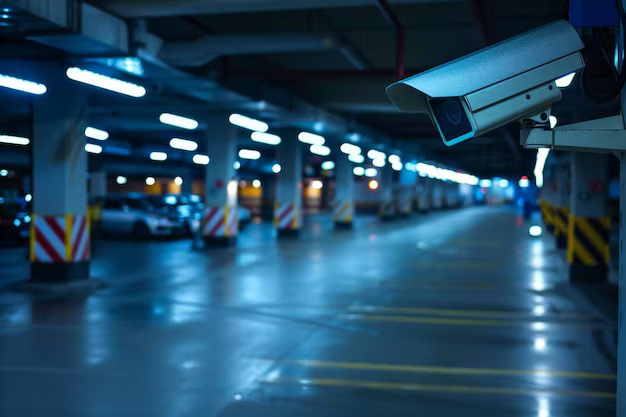
#> input picture Assingment 2 Image/parking-garage-with-surveillance-cameras-enhanced-security-monitoring_416256-87302.jpg, 626 x 417 px, found by its file name
$ python restoration.py
#> lines starting #> are read from the running program, lines starting #| are printed output that depends on the picture
# ==========================================================
# Name: Ashish Yadav
# Roll No: 23010104413
# Course: B.Tech CSE
# Unit: Image Processing
# Assignment Title: Surveillance Image Restoration System
# Date: 25-02-2026
# ==========================================================

import cv2
import numpy as np
import os

# ========== CREATE OUTPUT FOLDER ==========
output_folder = "outputs"
if not os.path.exists(output_folder):
    os.makedirs(output_folder)

# ========== IMAGE PATHS (3 SAMPLE RUNS) ==========
image_paths = [
    r"C:\Users\gtcam\OneDrive\Desktop\Assingment 2 Image\parking-garage-with-surveillance-cameras-enhanced-security-monitoring_416256-87302.jpg",
    r"C:\Users\gtcam\OneDrive\Desktop\document_scanner\OIP.webp",
    r"C:\Users\gtcam\OneDrive\Desktop\document_scanner\2nd image.webp"
]

# ========== FUNCTIONS ==========

def add_gaussian_noise(image):
    mean = 0
    sigma = 25
    noise = np.random.normal(mean, sigma, image.shape).astype(np.uint8)
    noisy = cv2.add(image, noise)
    return noisy

def add_salt_pepper_noise(image):
    noisy = image.copy()
    prob = 0.02
    rnd = np.random.rand(*image.shape)
    noisy[rnd < prob] = 0
    noisy[rnd > 1 - prob] = 255
    return noisy

def mean_filter(image):
    return cv2.blur(image, (5, 5))

def gaussian_filter(image):
    return cv2.GaussianBlur(image, (5, 5), 0)

def median_filter(image):
    return cv2.medianBlur(image, 5)

def mse(original, restored):
    return np.mean((original - restored) ** 2)

def psnr(original, restored):
    mse_value = mse(original, restored)
    if mse_value == 0:
        return 100
    return 10 * np.log10((255 ** 2) / mse_value)

# ========== PROCESSING PIPELINE ==========

print("\n================ IMAGE RESTORATION SYSTEM ================\n")

for idx, path in enumerate(image_paths):

    print(f"\nProcessing Image {idx+1}...")

    # ---------- LOAD ----------
    img = cv2.imread(path)
#> img is the input picture: shape (417, 626, 3); mean B, G, R 99.5, 74.8, 35.9
    gray = cv2.cvtColor(img, cv2.COLOR_BGR2GRAY)
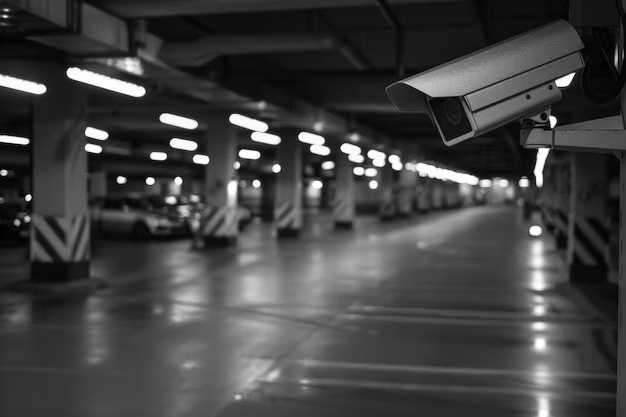
#> gray: shape (417, 626); min 0, max 255, mean 65.9

    # Save original
    cv2.imwrite(f"{output_folder}/original_{idx+1}.png", gray)

    # ---------- TASK 2: NOISE ----------
    gaussian_noisy = add_gaussian_noise(gray)
#> in add_gaussian_noise, `noisy = cv2.add(image, noise)`:
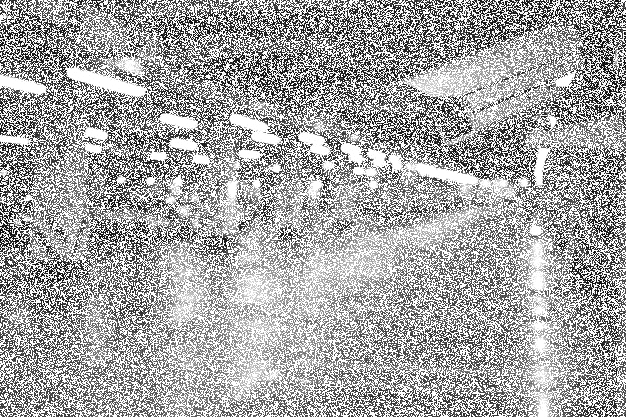
#> noisy: shape (417, 626); min 2, max 255, mean 166
    sp_noisy = add_salt_pepper_noise(gray)
#> in add_salt_pepper_noise, `noisy[rnd > 1 - prob] = 255`:
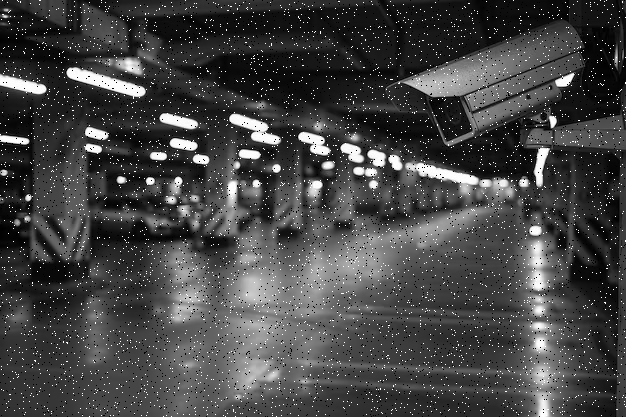
#> noisy: shape (417, 626); min 0, max 255, mean 68.4

    cv2.imwrite(f"{output_folder}/gaussian_noise_{idx+1}.png", gaussian_noisy)
    cv2.imwrite(f"{output_folder}/saltpepper_noise_{idx+1}.png", sp_noisy)

    # ---------- TASK 3: RESTORATION ----------
    mean_restored = mean_filter(gaussian_noisy)
#> in mean_filter, `return cv2.blur(image, (5, 5))`:
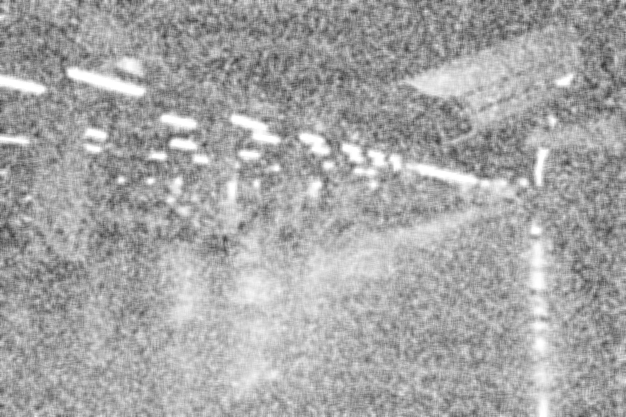
#> returned value: shape (417, 626); min 55, max 255, mean 166
    gaussian_restored = gaussian_filter(gaussian_noisy)
#> in gaussian_filter, `return cv2.GaussianBlur(image, (5, 5), 0)`:
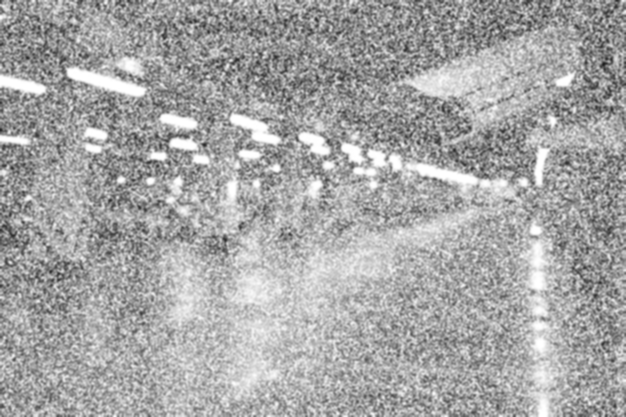
#> returned value: shape (417, 626); min 30, max 255, mean 166
    median_restored = median_filter(sp_noisy)

    cv2.imwrite(f"{output_folder}/mean_restored_{idx+1}.png", mean_restored)
    cv2.imwrite(f"{output_folder}/gaussian_restored_{idx+1}.png", gaussian_restored)
    cv2.imwrite(f"{output_folder}/median_restored_{idx+1}.png", median_restored)

    # ---------- TASK 4: METRICS ----------
    mse_mean = mse(gray, mean_restored)
#> mse_mean = 101.1
    psnr_mean = psnr(gray, mean_restored)
#> psnr_mean = 28.08

    mse_gaussian = mse(gray, gaussian_restored)
#> mse_gaussian = 102.4
    psnr_gaussian = psnr(gray, gaussian_restored)
#> psnr_gaussian = 28.03

    mse_median = mse(gray, median_restored)
#> mse_median = 7.52
    psnr_median = psnr(gray, median_restored)
#> psnr_median = 39.37

    # ---------- TASK 5: ANALYSIS ----------
    print("\n--- Performance Metrics ---")
    print(f"Mean Filter -> MSE: {mse_mean:.2f}, PSNR: {psnr_mean:.2f}")
#| Mean Filter -> MSE: 101.07, PSNR: 28.08
    print(f"Gaussian Filter -> MSE: {mse_gaussian:.2f}, PSNR: {psnr_gaussian:.2f}")
#| Gaussian Filter -> MSE: 102.41, PSNR: 28.03
    print(f"Median Filter -> MSE: {mse_median:.2f}, PSNR: {psnr_median:.2f}")
#| Median Filter -> MSE: 7.52, PSNR: 39.37
#> (the run stopped early here; a loop or call above may not have finished)
